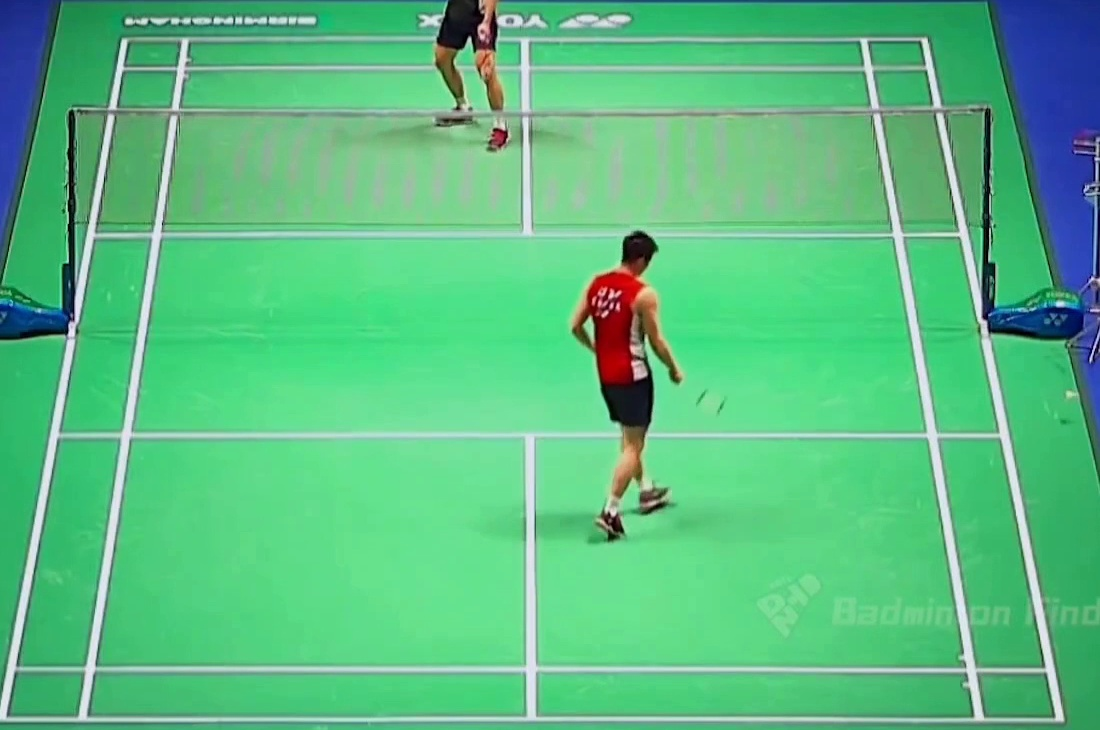
#> input picture frames/1.png, 1100 x 730 px, found by its file name; its folder holds only this picture in this run
$ python badminton_2.py
#> lines starting #> are read from the running program, lines starting #| are printed output that depends on the picture; after the words box and inside, x2 and y2 are one past the last pixel; in counts of white or black regions, pixels touching at a corner belong together; long printed decimals are rounded
import matplotlib.pyplot as plt
import cv2
import numpy as np
import os
import re
import pandas as pd

# listing down all the file names
frames = os.listdir('D:/CV_CP/Badminton/frames/')
frames.sort(key=lambda f: int(re.sub('\D', '', f)))

num = 25
low = 6
high = 31
cnt = 1

cock_df = pd.DataFrame(
    columns=['framej', 'patchi', 'x', 'y', 'w', 'h', 'lengthCon'])

for j in frames:

    img = cv2.imread('D:/CV_CP/Badminton/frames/' + j)
#> img is the input picture: shape (730, 1100, 3); mean B, G, R 130.9, 188.9, 90.1
    j = j.split('.')
    j = int(j[0000])
    gray = cv2.cvtColor(img, cv2.COLOR_BGR2GRAY)
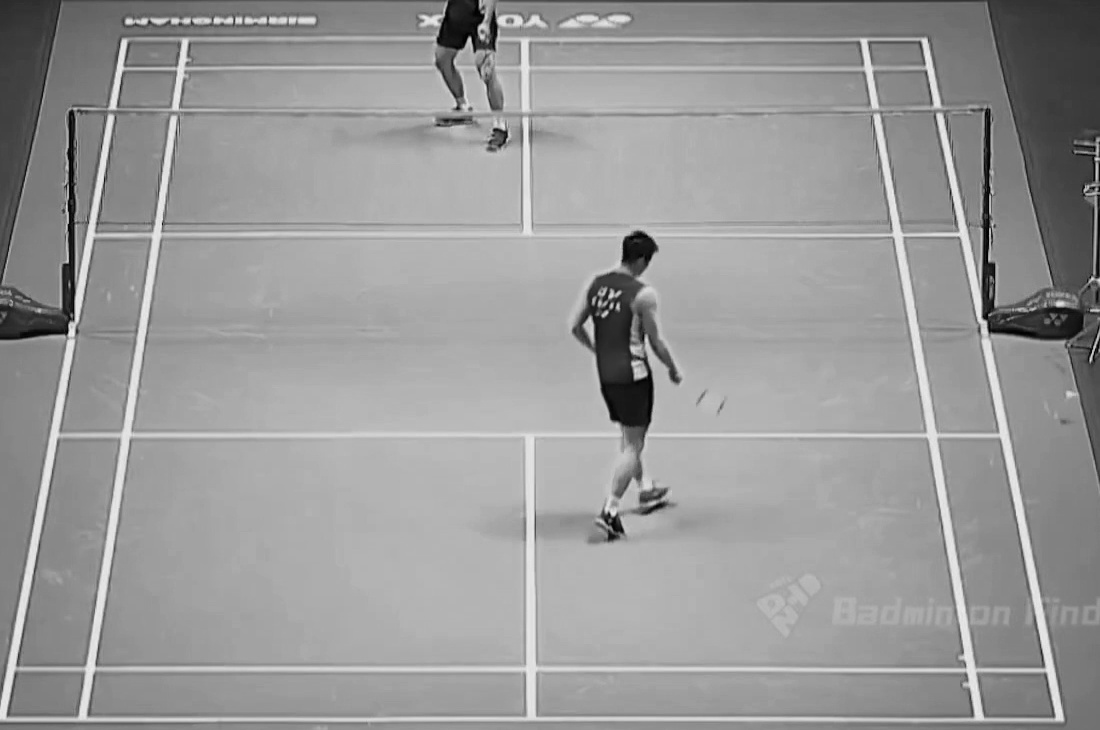
#> gray: shape (730, 1100); min 0, max 243, mean 152.7
    img = cv2.bilateralFilter(img, 7, 150, 150)
    _, mask = cv2.threshold(gray, 170, 255, cv2.THRESH_BINARY)
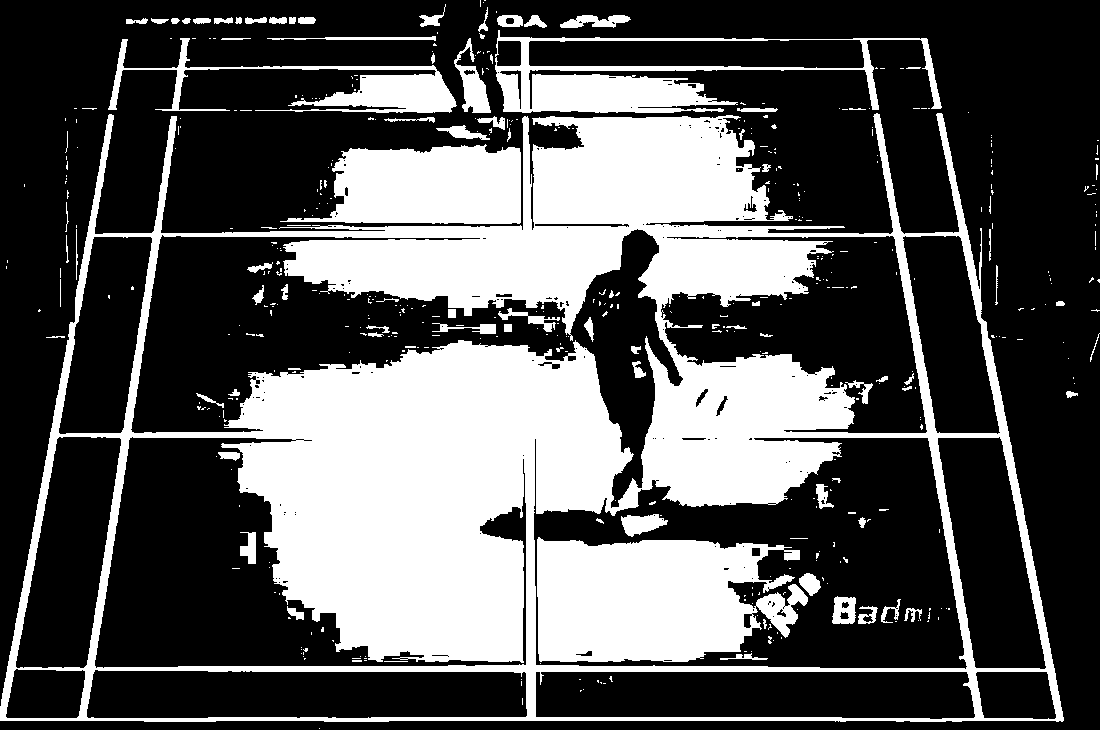
#> mask: shape (730, 1100); 34.1% white; 480 white regions (385 under 20 px)
    contours, image = cv2.findContours(
        mask, cv2.RETR_TREE, cv2.CHAIN_APPROX_SIMPLE, )
#> contours = 693 contours, 589 with area under 20; largest, box (x1, y1, x2, y2) and area: (0, 113, 1064, 722) 503009, (533, 437, 968, 670) 76766, (130, 228, 684, 509) 56042, (94, 436, 527, 669) 42592, (660, 235, 928, 434) 27679; image = 693 rows, first 6: [1, -1, -1, -1], [2, 0, -1, -1], [3, 1, -1, -1], [4, 2, -1, -1], [5, 3, -1, -1], [6, 4, -1, -1]
    if (j == 11):
        low = 11
        high = 20
    elif (j == 22):
        low = 17
        high = 31
    elif (j == 34):
        low = 7
        high = 18
    elif (j == 63):
        low = 6
        high = 18
    elif (j == 128):
        low = 7
        high = 21
    for i in range(len(contours)):
        if (len(contours[i]) <= high):
            if (len(contours[i]) >= low):
                x, y, w, h = cv2.boundingRect(contours[i])
                # Set ROI coordinates

                numer = min([w, h])
                denom = max([w, h])
                ratio = numer / denom

                if (x >= num and y >= num):
                    xmin, ymin = x - num, y - num
                    xmax, ymax = x + w + num, y + h + num
                else:
                    xmin, ymin = x, y
                    xmax, ymax = x + w, y + h

                cock_df.loc[cnt, 'framej'] = j
                cock_df.loc[cnt, 'patchi'] = i
                cock_df.loc[cnt, 'x'] = x
                cock_df.loc[cnt, 'y'] = y
                cock_df.loc[cnt, 'w'] = w
                cock_df.loc[cnt, 'h'] = h
                cock_df.loc[cnt, 'lengthCon'] = len(contours[i])
                print(cnt, j, i, x, y, w, h, ratio, len(contours[i]), i)
                cv2.imwrite("D:/CV_CP/Badminton/patches/" + str(j) + "_" + str(i) + ".png",
                            img[ymin:ymax, xmin:xmax])
                cnt = cnt + 1
#> this loop made 693 passes
#> (x, y, w, h, numer, denom, ratio, xmin) on passes 2, 11, 12, 14, 17, 19, 24, 29, 32, 34, 35, 37: (1066, 391, 12, 7, 7, 12, 0.583, 1041), (46, 336, 19, 2, 2, 19, 0.105, 21), (991, 335, 4, 3, 3, 4, 0.75, 966), (1091, 309, 9, 3, 3, 9, 0.333, 1066), (1018, 308, 6, 3, 3, 6, 0.5, 993), (1056, 301, 9, 5, 5, 9, 0.556, 1031), (1089, 277, 5, 6, 5, 6, 0.833, 1064), (995, 265, 3, 40, 3, 40, 0.075, 970), (66, 235, 3, 28, 3, 28, 0.107, 41), (989, 229, 2, 32, 2, 32, 0.0625, 964), (76, 229, 2, 51, 2, 51, 0.0392, 51), (261, 227, 16, 2, 2, 16, 0.125, 236)
#> (x, y, w, h) on pass 221: (862, 615, 12, 8)
#| 1 1 1 1066 391 12 7 0.5833 17 1
#| 2 1 10 46 336 19 2 0.1053 12 10
#| 3 1 11 991 335 4 3 0.75 6 11
#| 4 1 13 1091 309 9 3 0.3333 8 13
#| 5 1 16 1018 308 6 3 0.5 6 16
#| 6 1 18 1056 301 9 5 0.5556 8 18
#| 7 1 23 1089 277 5 6 0.8333 8 23
#| 8 1 28 995 265 3 40 0.075 23 28
#> (further printed lines are left out)
#> pass 2, `cv2.imwrite("D:/CV_CP/Badminton/patches/" + str(j) + "_" + str(i) + "...`:
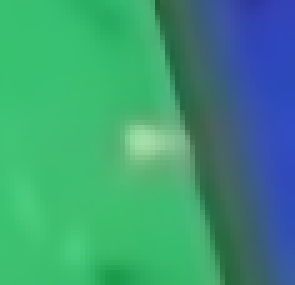
#> saved as 1_1.png: shape (57, 59, 3) (shown 5 times larger); mean B, G, R 120.5, 152.5, 61.1
#> after the loop, cnt = 222

                # if(ratio>=0.5 and ((w<=10) and (h<=10)) ):
#


print(cock_df)
cock_df.to_csv("coorinate.csv")
